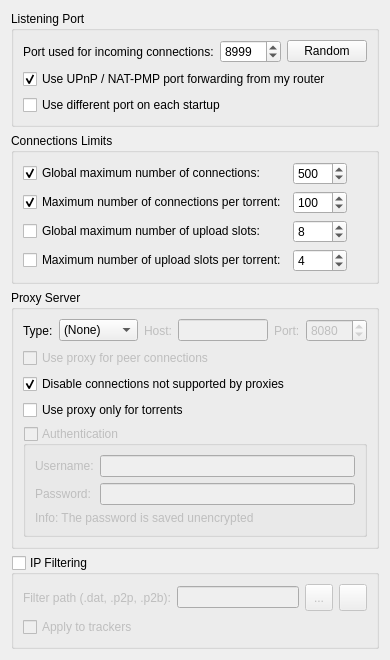
          <widget class="QWidget" name="scrollAreaWidgetContents_3">
           <property name="geometry">
            <rect>
             <x>0</x>
             <y>0</y>
             <width>361</width>
             <height>586</height>
            </rect>
           </property>
           <layout class="QVBoxLayout" name="verticalLayout_20">
            <item>
             <layout class="QHBoxLayout">
              <item>
               <widget class="QGroupBox" name="ListeningPortBox">
                <property name="title">
                 <string>Listening Port</string>
                </property>
                <layout class="QVBoxLayout">
                 <item>
                  <layout class="QHBoxLayout">
                   <item>
                    <widget class="QLabel" name="lbl_ports">
                     <property name="text">
                      <string>Port used for incoming connections:</string>
                     </property>
                    </widget>
                   </item>
                   <item>
                    <widget class="QSpinBox" name="spinPort">
                     <property name="minimum">
                      <number>1</number>
                     </property>
                     <property name="maximum">
                      <number>65535</number>
                     </property>
                     <property name="value">
                      <number>8999</number>
                     </property>
                    </widget>
                   </item>
                   <item>
                    <widget class="QPushButton" name="randomButton">
                     <property name="text">
                      <string>Random</string>
                     </property>
                    </widget>
                   </item>
                   <item>
                    <spacer>
                     <property name="orientation">
                      <enum>Qt::Horizontal</enum>
                     </property>
                     <property name="sizeHint" stdset="0">
                      <size>
                       <width>20</width>
                       <height>20</height>
                      </size>
                     </property>
                    </spacer>
                   </item>
                  </layout>
                 </item>
                 <item>
                  <widget class="QCheckBox" name="checkUPnP">
                   <property name="text">
                    <string>Use UPnP / NAT-PMP port forwarding from my router</string>
                   </property>
                   <property name="checked">
                    <bool>true</bool>
                   </property>
                  </widget>
                 </item>
                 <item>
                  <widget class="QCheckBox" name="checkRandomPort">
                   <property name="text">
                    <string>Use different port on each startup</string>
                   </property>
                  </widget>
                 </item>
                </layout>
               </widget>
              </item>
             </layout>
            </item>
            <item>
             <widget class="QGroupBox" name="nbConnecBox">
              <property name="title">
               <string>Connections Limits</string>
              </property>
              <layout class="QGridLayout" name="gridLayout">
               <item row="0" column="0">
                <widget class="QCheckBox" name="checkMaxConnecs">
                 <property name="text">
                  <string>Global maximum number of connections:</string>
                 </property>
                 <property name="checked">
                  <bool>true</bool>
                 </property>
                </widget>
               </item>
               <item row="0" column="1">
                <widget class="QSpinBox" name="spinMaxConnec">
                 <property name="enabled">
                  <bool>true</bool>
                 </property>
                 <property name="minimum">
                  <number>2</number>
                 </property>
                 <property name="maximum">
                  <number>2000</number>
                 </property>
                 <property name="value">
                  <number>500</number>
                 </property>
                </widget>
               </item>
               <item row="2" column="0">
                <widget class="QCheckBox" name="checkMaxConnecsPerTorrent">
                 <property name="text">
                  <string>Maximum number of connections per torrent:</string>
                 </property>
                 <property name="checked">
                  <bool>true</bool>
                 </property>
                </widget>
               </item>
               <item row="2" column="1">
                <widget class="QSpinBox" name="spinMaxConnecPerTorrent">
                 <property name="minimum">
                  <number>2</number>
                 </property>
                 <property name="maximum">
                  <number>2000</number>
                 </property>
                 <property name="value">
                  <number>100</number>
                 </property>
                </widget>
               </item>
               <item row="4" column="0">
                <widget class="QCheckBox" name="checkMaxUploadsPerTorrent">
                 <property name="text">
                  <string>Maximum number of upload slots per torrent:</string>
                 </property>
                 <property name="checked">
                  <bool>false</bool>
                 </property>
                </widget>
               </item>
               <item row="4" column="1">
                <widget class="QSpinBox" name="spinMaxUploadsPerTorrent">
                 <property name="maximum">
                  <number>500</number>
                 </property>
                 <property name="value">
                  <number>4</number>
                 </property>
                </widget>
               </item>
               <item row="0" column="2">
                <spacer name="horizontalSpacer_3">
                 <property name="orientation">
                  <enum>Qt::Horizontal</enum>
                 </property>
                 <property name="sizeHint" stdset="0">
                  <size>
                   <width>40</width>
                   <height>20</height>
                  </size>
                 </property>
                </spacer>
               </item>
               <item row="2" column="2">
                <spacer name="horizontalSpacer_4">
                 <property name="orientation">
                  <enum>Qt::Horizontal</enum>
                 </property>
                 <property name="sizeHint" stdset="0">
                  <size>
                   <width>40</width>
                   <height>20</height>
                  </size>
                 </property>
                </spacer>
               </item>
               <item row="4" column="2">
                <spacer name="horizontalSpacer_6">
                 <property name="orientation">
                  <enum>Qt::Horizontal</enum>
                 </property>
                 <property name="sizeHint" stdset="0">
                  <size>
                   <width>40</width>
                   <height>20</height>
                  </size>
                 </property>
                </spacer>
               </item>
               <item row="3" column="0">
                <widget class="QCheckBox" name="checkMaxUploads">
                 <property name="text">
                  <string>Global maximum number of upload slots:</string>
                 </property>
                 <property name="checked">
                  <bool>false</bool>
                 </property>
                </widget>
               </item>
               <item row="3" column="1">
                <widget class="QSpinBox" name="spinMaxUploads">
                 <property name="maximum">
                  <number>2000</number>
                 </property>
                 <property name="value">
                  <number>8</number>
                 </property>
                </widget>
               </item>
               <item row="3" column="2">
                <spacer name="horizontalSpacer_15">
                 <property name="orientation">
                  <enum>Qt::Horizontal</enum>
                 </property>
                 <property name="sizeHint" stdset="0">
                  <size>
                   <width>40</width>
                   <height>20</height>
                  </size>
                 </property>
                </spacer>
               </item>
              </layout>
             </widget>
            </item>
            <item>
             <widget class="QGroupBox" name="groupProxy">
              <property name="enabled">
               <bool>true</bool>
              </property>
              <property name="title">
               <string>Proxy Server</string>
              </property>
              <layout class="QVBoxLayout" name="verticalLayout_29">
               <item>
                <layout class="QHBoxLayout" name="_2">
                 <item>
                  <widget class="QLabel" name="ProxyType_lbl">
                   <property name="text">
                    <string>Type:</string>
                   </property>
                  </widget>
                 </item>
                 <item>
                  <widget class="QComboBox" name="comboProxyType">
                   <item>
                    <property name="text">
                     <string>(None)</string>
                    </property>
                   </item>
                   <item>
                    <property name="text">
                     <string>SOCKS4</string>
                    </property>
                   </item>
                   <item>
                    <property name="text">
                     <string>SOCKS5</string>
                    </property>
                   </item>
                   <item>
                    <property name="text">
                     <string>HTTP</string>
                    </property>
                   </item>
                  </widget>
                 </item>
                 <item>
                  <widget class="QLabel" name="lblProxyIP">
                   <property name="enabled">
                    <bool>false</bool>
                   </property>
                   <property name="text">
                    <string>Host:</string>
                   </property>
                  </widget>
                 </item>
                 <item>
                  <widget class="QLineEdit" name="textProxyIP">
                   <property name="enabled">
                    <bool>false</bool>
                   </property>
                   <property name="text">
                    <string/>
                   </property>
                   <property name="maxLength">
                    <number>75</number>
                   </property>
                   <property name="echoMode">
                    <enum>QLineEdit::Normal</enum>
                   </property>
                  </widget>
                 </item>
                 <item>
                  <widget class="QLabel" name="lblProxyPort">
                   <property name="enabled">
                    <bool>false</bool>
                   </property>
                   <property name="text">
                    <string>Port:</string>
                   </property>
                  </widget>
                 </item>
                 <item>
                  <widget class="QSpinBox" name="spinProxyPort">
                   <property name="enabled">
                    <bool>false</bool>
                   </property>
                   <property name="minimum">
                    <number>1</number>
                   </property>
                   <property name="maximum">
                    <number>65535</number>
                   </property>
                   <property name="value">
                    <number>8080</number>
                   </property>
                  </widget>
                 </item>
                </layout>
               </item>
               <item>
                <widget class="QCheckBox" name="checkProxyPeerConnecs">
                 <property name="enabled">
                  <bool>false</bool>
                 </property>
                 <property name="toolTip">
                  <string>Otherwise, the proxy server is only used for tracker connections</string>
                 </property>
                 <property name="text">
                  <string>Use proxy for peer connections</string>
                 </property>
                </widget>
               </item>
               <item>
                <widget class="QCheckBox" name="checkForceProxy">
                 <property name="text">
                  <string>Disable connections not supported by proxies</string>
                 </property>
                 <property name="checked">
                  <bool>true</bool>
                 </property>
                </widget>
               </item>
               <item>
                <widget class="QCheckBox" name="isProxyOnlyForTorrents">
                 <property name="toolTip">
                  <string>RSS feeds, search engine, software updates or anything else other than torrent transfers and related operations (such as peer exchanges) will use a direct connection</string>
                 </property>
                 <property name="text">
                  <string>Use proxy only for torrents</string>
                 </property>
                 <property name="checked">
                  <bool>false</bool>
                 </property>
                </widget>
               </item>
               <item>
                <widget class="QGroupBox" name="checkProxyAuth">
                 <property name="enabled">
                  <bool>false</bool>
                 </property>
                 <property name="title">
                  <string>Authentication</string>
                 </property>
                 <property name="checkable">
                  <bool>true</bool>
                 </property>
                 <property name="checked">
                  <bool>false</bool>
                 </property>
                 <layout class="QVBoxLayout" name="verticalLayout_24">
                  <item>
                   <layout class="QGridLayout" name="gridLayout_12">
                    <item row="0" column="0">
                     <widget class="QLabel" name="lblProxyUsername">
                      <property name="text">
                       <string>Username:</string>
                      </property>
                     </widget>
                    </item>
                    <item row="0" column="1">
                     <widget class="QLineEdit" name="textProxyUsername">
                      <property name="text">
                       <string/>
                      </property>
                      <property name="maxLength">
                       <number>1000</number>
                      </property>
                      <property name="echoMode">
                       <enum>QLineEdit::Normal</enum>
                      </property>
                     </widget>
                    </item>
                    <item row="1" column="0">
                     <widget class="QLabel" name="lblProxyPassword">
                      <property name="text">
                       <string>Password:</string>
                      </property>
                     </widget>
                    </item>
                    <item row="1" column="1">
                     <widget class="QLineEdit" name="textProxyPassword">
                      <property name="text">
                       <string/>
                      </property>
                      <property name="maxLength">
                       <number>1000</number>
                      </property>
                      <property name="echoMode">
                       <enum>QLineEdit::Password</enum>
                      </property>
                     </widget>
                    </item>
                   </layout>
                  </item>
                  <item>
                   <widget class="QLabel" name="label_23">
                    <property name="text">
                     <string>Info: The password is saved unencrypted</string>
                    </property>
                   </widget>
                  </item>
                 </layout>
                </widget>
               </item>
              </layout>
             </widget>
            </item>
            <item>
             <widget class="QGroupBox" name="checkIPFilter">
              <property name="title">
               <string>IP Filtering</string>
              </property>
              <property name="checkable">
               <bool>true</bool>
              </property>
              <property name="checked">
               <bool>false</bool>
              </property>
              <layout class="QGridLayout" name="gridLayout_14">
               <item row="1" column="0">
                <widget class="QLabel" name="lblFilterPath">
                 <property name="text">
                  <string>Filter path (.dat, .p2p, .p2b):</string>
                 </property>
                </widget>
               </item>
               <item row="1" column="1">
                <widget class="QLineEdit" name="textFilterPath"/>
               </item>
               <item row="1" column="2">
                <widget class="QToolButton" name="browseFilterButton">
                 <property name="minimumSize">
                  <size>
                   <width>28</width>
                   <height>27</height>
                  </size>
                 </property>
                 <property name="text">
                  <string notr="true">...</string>
                 </property>
                </widget>
               </item>
               <item row="1" column="3">
                <widget class="QToolButton" name="IpFilterRefreshBtn">
                 <property name="minimumSize">
                  <size>
                   <width>28</width>
                   <height>27</height>
                  </size>
                 </property>
                 <property name="toolTip">
                  <string>Reload the filter</string>
                 </property>
                 <property name="text">
                  <string/>
                 </property>
                 <property name="iconSize">
                  <size>
                   <width>16</width>
                   <height>16</height>
                  </size>
                 </property>
                </widget>
               </item>
               <item row="2" column="0">
                <widget class="QCheckBox" name="checkIpFilterTrackers">
                 <property name="text">
                  <string>Apply to trackers</string>
                 </property>
                </widget>
               </item>
              </layout>
             </widget>
            </item>
           </layout>
          </widget>
